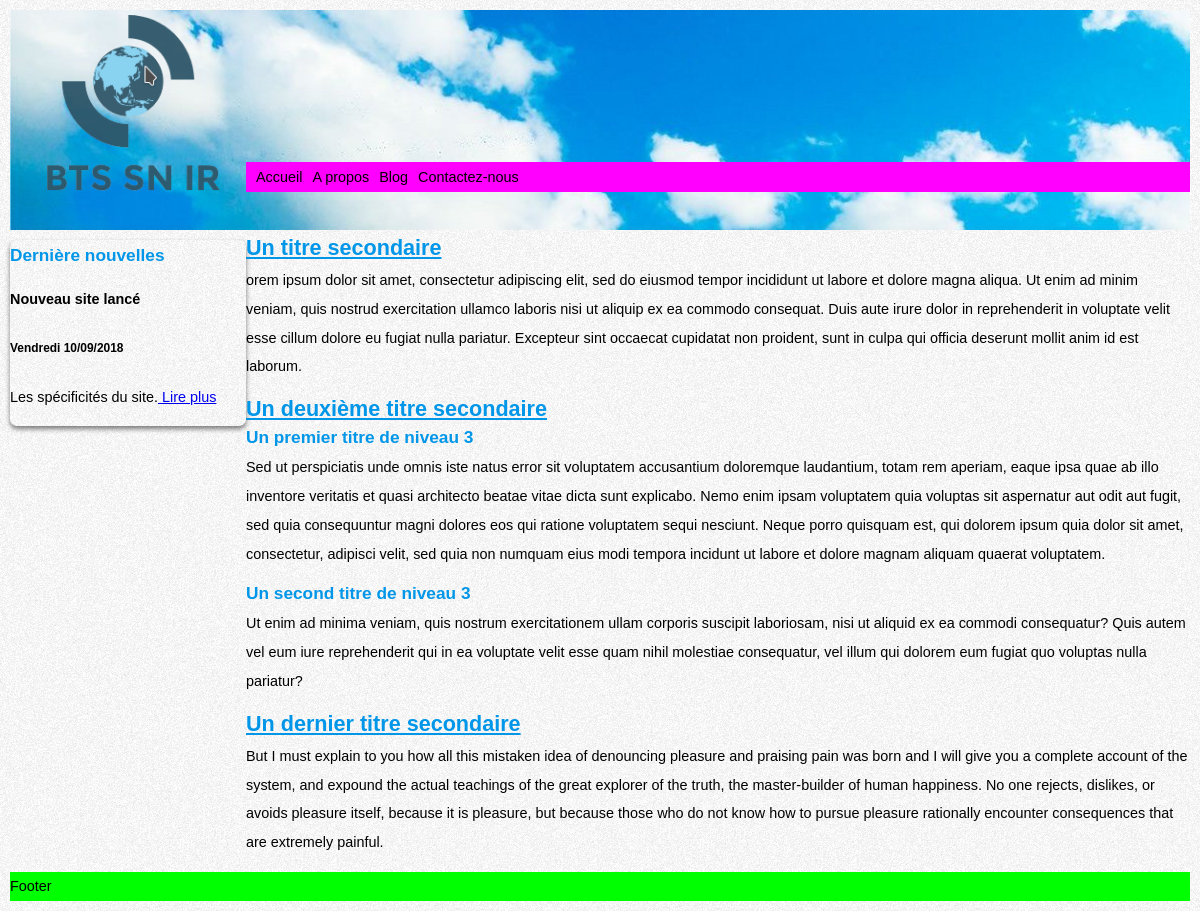
The page /old/index.php on the database its author committed.
### tables this page shows
CREATE TABLE `navigation` (
  `na_id` int(10) UNSIGNED NOT NULL,
  `na_lien` tinytext NOT NULL,
  `na_nom` varchar(100) NOT NULL
);

CREATE TABLE `organisation` (
  `or_id` int(10) UNSIGNED NOT NULL,
  `or_type` char(1) NOT NULL,
  `or_position` tinyint(3) UNSIGNED NOT NULL,
  `or_fk_id` int(10) UNSIGNED NOT NULL,
  `or_fk_na_id` int(10) UNSIGNED NOT NULL
);

CREATE TABLE `titre` (
  `ti_id` int(11) NOT NULL,
  `ti_content` text NOT NULL,
  `ti_type` tinyint(3) UNSIGNED NOT NULL,
  `ti_created_at` timestamp NULL DEFAULT current_timestamp()
);

CREATE TABLE `paragraphe` (
  `pa_id` int(10) UNSIGNED NOT NULL,
  `pa_content` text NOT NULL,
  `pa_datetime` datetime NOT NULL
);

### old/index.php (the view, shortened to what this page needs)
<?php
$mydb =  new mysqli(DB_ADDRESS, DB_USER, DB_PASS, DB_NAME);
$affichage = $mydb->query("SELECT or_type, or_fk_id FROM organisation WHERE or_fk_na_id=1 ORDER BY or_position");
?>
<!doctype html>
<html lang="fr-FR">
<head>
    <link href="./css/style.css" rel="stylesheet" />
</head>
<body>
    <header>
        <div id="logo"></div>
        <nav>
            <ul>
                <?php
                $navigation = $mydb->query("SELECT na_id, na_lien, na_nom FROM navigation ORDER BY na_id ASC");
                while ($obj_lu = $navigation->fetch_object()) {
                    echo '<li><a href="' . $obj_lu->na_lien . '.php">' . $obj_lu->na_nom . '</a></li>';
                }
                ?>
            </ul>
        </nav>
    </header>
    <main>
        <aside>
            <h3>Dernière nouvelles</h3>
            <h4>Nouveau site lancé</h4>
            <h5>Vendredi 10/09/2018</h5>
            <p id="test">Les spécificités du site.<a href="./a-propos.html"> Lire plus</a></p>
        </aside>
        <article>
            <?php
            while ($affichage_lu = $affichage->fetch_object()) {
                if ($affichage_lu->or_type == 'T') {
                    $result = $mydb->query("SELECT ti_content, ti_type FROM titre WHERE ti_id=$affichage_lu->or_fk_id")->fetch_object();
                    echo '<h' . $result->ti_type . '>' . $result->ti_content . '</h' . $result->ti_type . '>';
                }
                if ($affichage_lu->or_type == 'P') {
                    $result = $mydb->query("SELECT pa_content FROM paragraphe WHERE pa_id=$affichage_lu->or_fk_id")->fetch_object();
                    echo '<p>' . $result->pa_content . '<p>';
                }
            }
            ?>
        </article>
    </main>
    <footer>Footer</footer>
</body>
</html>

### css/style.css (style rules this page uses)
body { background: #FFF url(../images/pattern.png) repeat; color: #000; font: normal .90em arial, sans-serif; line-height: 2em; margin: 10px; }
header { background: transparent url(../images/header.jpg) no-repeat; background-size: cover; height: 220px; }
header nav { float: left; width: 80%; background-color: #f0f; margin-top: 152px; line-height: 30px; height: 30px; }
header nav ul { margin: 0; padding: 0; border: 0; }
header nav ul li { float: left; display: inline; margin-left: 10px; }
header nav ul li a { color: #000; text-decoration: none; }
header #logo { float: left; width: 19%; height: 80%; margin:5px 0 auto 1%; background: url('../images/logo4.png') no-repeat; background-size: contain; background-position: center; }
aside { float: left; width: 20%; margin-top: 10px; border-radius: 7px 7px 7px 7px; -moz-border-radius: 7px 7px 7px 7px; -webkit-border: 7px 7px 7px 7px; -moz-box-shadow: rgba(0, 0, 0, 0.5) 0px 3px 5px; -webkit-box-shadow: rgba(0, 0, 0, 0.5) 0px 3px 5px; box-shadow: rgba(0, 0, 0, 0.5) 0px 3px 5px; }
article { float: left; width: 80%; }
footer { clear: both; width: 100%; background-color: #0f0; }
h1, h2, h3 { font: bold 2em arial; margin: 0; padding: 0; color: #0196E8; }
h2 { font-size: 1.5em; margin: 5px 0; text-decoration: underline; }
h3 { font-size: 1.2em; margin: 5px 0; }
p { margin: 0 0 15px 0; }

### rows shown on the page
navigation: na_nom "Accueil"
navigation: na_nom "A propos"
navigation: na_nom "Blog"
navigation: na_nom "Contactez-nous"
organisation: titre.ti_content "Un titre secondaire"
organisation: paragraphe.pa_content "orem ipsum dolor sit amet, consectetur adipiscing elit, sed do eiusmod tempor incididunt ut labore et dolore magna aliqua. Ut enim ad minim veniam, quis nostrud exercitation ullamco laboris nisi ut aliquip ex ea commodo consequat. Duis aute irure dolor in reprehenderit in voluptate velit esse cillum dolore eu fugiat nulla pariatur. Excepteur sint occaecat cupidatat non proident, sunt in culpa qui officia deserunt mollit anim id est laborum."
organisation: titre.ti_content "Un deuxième titre secondaire"
organisation: titre.ti_content "Un premier titre de niveau 3"
organisation: paragraphe.pa_content "Sed ut perspiciatis unde omnis iste natus error sit voluptatem accusantium doloremque laudantium, totam rem aperiam, eaque ipsa quae ab illo inventore veritatis et quasi architecto beatae vitae dicta sunt explicabo. Nemo enim ipsam voluptatem quia voluptas sit aspernatur aut odit aut fugit, sed quia consequuntur magni dolores eos qui ratione voluptatem sequi nesciunt. Neque porro quisquam est, qui dolorem ipsum quia dolor sit amet, consectetur, adipisci velit, sed quia non numquam eius modi tempora incidunt ut labore et dolore magnam aliquam quaerat voluptatem."
organisation: titre.ti_content "Un second titre de niveau 3"
organisation: paragraphe.pa_content "Ut enim ad minima veniam, quis nostrum exercitationem ullam corporis suscipit laboriosam, nisi ut aliquid ex ea commodi consequatur? Quis autem vel eum iure reprehenderit qui in ea voluptate velit esse quam nihil molestiae consequatur, vel illum qui dolorem eum fugiat quo voluptas nulla pariatur?"
organisation: titre.ti_content "Un dernier titre secondaire"
organisation: paragraphe.pa_content "But I must explain to you how all this mistaken idea of denouncing pleasure and praising pain was born and I will give you a complete account of the system, and expound the actual teachings of the great explorer of the truth, the master-builder of human happiness. No one rejects, dislikes, or avoids pleasure itself, because it is pleasure, but because those who do not know how to pursue pleasure rationally encounter consequences that are extremely painful."
